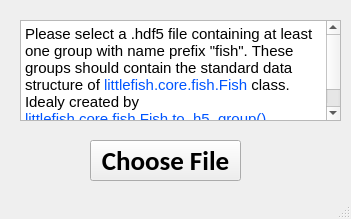
<?xml version="1.0" encoding="UTF-8"?>
<ui version="4.0">
 <class>BrainViewerMainWindow</class>
 <widget class="QMainWindow" name="BrainViewerMainWindow">
  <property name="geometry">
   <rect>
    <x>0</x>
    <y>0</y>
    <width>351</width>
    <height>219</height>
   </rect>
  </property>
  <property name="windowTitle">
   <string>Brain Viewer</string>
  </property>
  <widget class="QWidget" name="centralwidget">
   <widget class="QPushButton" name="ChooseFileButton">
    <property name="geometry">
     <rect>
      <x>90</x>
      <y>140</y>
      <width>151</width>
      <height>41</height>
     </rect>
    </property>
    <property name="font">
     <font>
      <family>Calibri</family>
      <pointsize>20</pointsize>
      <weight>75</weight>
      <bold>true</bold>
     </font>
    </property>
    <property name="focusPolicy">
     <enum>Qt::ClickFocus</enum>
    </property>
    <property name="text">
     <string>Choose File</string>
    </property>
   </widget>
   <widget class="QTextBrowser" name="NoticeBrowser">
    <property name="geometry">
     <rect>
      <x>20</x>
      <y>20</y>
      <width>321</width>
      <height>101</height>
     </rect>
    </property>
    <property name="html">
     <string>&lt;!DOCTYPE HTML PUBLIC &quot;-//W3C//DTD HTML 4.0//EN&quot; &quot;http://www.w3.org/TR/REC-html40/strict.dtd&quot;&gt;
&lt;html&gt;&lt;head&gt;&lt;meta name=&quot;qrichtext&quot; content=&quot;1&quot; /&gt;&lt;style type=&quot;text/css&quot;&gt;
p, li { white-space: pre-wrap; }
&lt;/style&gt;&lt;/head&gt;&lt;body style=&quot; font-family:'MS Shell Dlg 2'; font-size:8.25pt; font-weight:400; font-style:normal;&quot;&gt;
&lt;p style=&quot; margin-top:0px; margin-bottom:0px; margin-left:0px; margin-right:0px; -qt-block-indent:0; text-indent:0px;&quot;&gt;&lt;span style=&quot; font-size:11pt;&quot;&gt;Please select a .hdf5 file containing at least one group with name prefix &amp;quot;fish&amp;quot;. These groups should contain the standard data structure of &lt;/span&gt;&lt;span style=&quot; font-size:11pt; color:#0055ff;&quot;&gt;littlefish.core.fish.Fish&lt;/span&gt;&lt;span style=&quot; font-size:11pt;&quot;&gt; class. Idealy created by &lt;/span&gt;&lt;span style=&quot; font-size:11pt; color:#0055ff;&quot;&gt;littlefish.core.fish.Fish.to_h5_group()&lt;/span&gt;&lt;span style=&quot; font-size:11pt;&quot;&gt; method.&lt;/span&gt;&lt;/p&gt;&lt;/body&gt;&lt;/html&gt;</string>
    </property>
   </widget>
  </widget>
  <widget class="QStatusBar" name="statusbar"/>
 </widget>
 <resources/>
 <connections/>
</ui>
